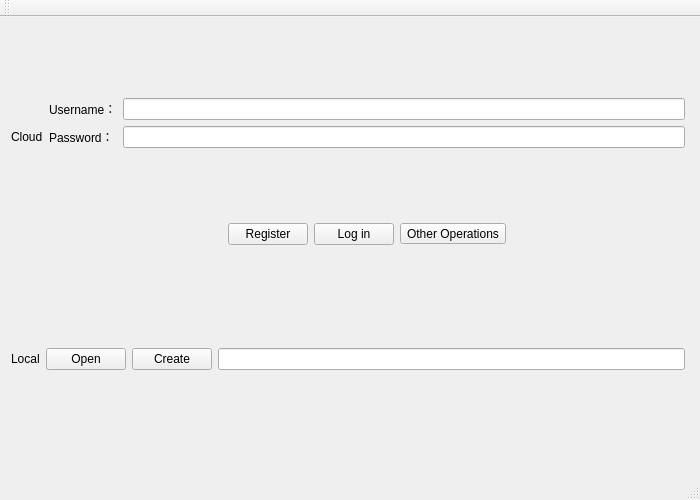
<?xml version="1.0" encoding="UTF-8"?>
<ui version="4.0">
 <class>MainWindow</class>
 <widget class="QMainWindow" name="MainWindow">
  <property name="geometry">
   <rect>
    <x>0</x>
    <y>0</y>
    <width>700</width>
    <height>500</height>
   </rect>
  </property>
  <property name="windowTitle">
   <string>MainWindow</string>
  </property>
  <widget class="QWidget" name="centralWidget">
   <layout class="QGridLayout" name="gridLayout_5">
    <item row="0" column="0">
     <layout class="QGridLayout" name="mainAreaLayout">
      <item row="0" column="0">
       <widget class="QWidget" name="CloudWidget" native="true">
        <layout class="QGridLayout" name="gridLayout_2">
         <property name="leftMargin">
          <number>0</number>
         </property>
         <property name="topMargin">
          <number>0</number>
         </property>
         <property name="rightMargin">
          <number>4</number>
         </property>
         <property name="bottomMargin">
          <number>0</number>
         </property>
         <item row="1" column="2">
          <layout class="QGridLayout" name="gridLayout_4">
           <item row="0" column="0">
            <widget class="QPushButton" name="regBtn">
             <property name="text">
              <string>Register</string>
             </property>
            </widget>
           </item>
           <item row="0" column="1">
            <widget class="QPushButton" name="logInBtn">
             <property name="text">
              <string>Log in</string>
             </property>
            </widget>
           </item>
           <item row="0" column="2">
            <widget class="QToolButton" name="otherOpBtn">
             <property name="text">
              <string>Other Operations</string>
             </property>
            </widget>
           </item>
          </layout>
         </item>
         <item row="1" column="1">
          <spacer name="horizontalSpacer">
           <property name="orientation">
            <enum>Qt::Horizontal</enum>
           </property>
           <property name="sizeHint" stdset="0">
            <size>
             <width>40</width>
             <height>20</height>
            </size>
           </property>
          </spacer>
         </item>
         <item row="0" column="1" colspan="3">
          <layout class="QFormLayout" name="formLayout">
           <property name="labelAlignment">
            <set>Qt::AlignLeading|Qt::AlignLeft|Qt::AlignVCenter</set>
           </property>
           <property name="formAlignment">
            <set>Qt::AlignLeading|Qt::AlignLeft|Qt::AlignVCenter</set>
           </property>
           <property name="topMargin">
            <number>0</number>
           </property>
           <item row="0" column="0">
            <widget class="QLabel" name="uNameLabel">
             <property name="text">
              <string>Username：</string>
             </property>
            </widget>
           </item>
           <item row="0" column="1">
            <widget class="QLineEdit" name="uNameIn"/>
           </item>
           <item row="1" column="0">
            <widget class="QLabel" name="passWdLabel">
             <property name="text">
              <string>Password：</string>
             </property>
            </widget>
           </item>
           <item row="1" column="1">
            <widget class="QLineEdit" name="passWdIn"/>
           </item>
          </layout>
         </item>
         <item row="0" column="0" rowspan="2">
          <widget class="QLabel" name="cloudLabel">
           <property name="text">
            <string>Cloud</string>
           </property>
          </widget>
         </item>
         <item row="1" column="3">
          <spacer name="horizontalSpacer_2">
           <property name="orientation">
            <enum>Qt::Horizontal</enum>
           </property>
           <property name="sizeHint" stdset="0">
            <size>
             <width>40</width>
             <height>20</height>
            </size>
           </property>
          </spacer>
         </item>
        </layout>
       </widget>
      </item>
      <item row="1" column="0">
       <widget class="QWidget" name="LocalWidget" native="true">
        <layout class="QGridLayout" name="gridLayout_3">
         <property name="leftMargin">
          <number>0</number>
         </property>
         <property name="topMargin">
          <number>0</number>
         </property>
         <property name="rightMargin">
          <number>4</number>
         </property>
         <property name="bottomMargin">
          <number>0</number>
         </property>
         <item row="0" column="0">
          <layout class="QHBoxLayout" name="horizontalLayout_2">
           <property name="topMargin">
            <number>0</number>
           </property>
           <item>
            <widget class="QLabel" name="localLabel">
             <property name="text">
              <string>Local</string>
             </property>
            </widget>
           </item>
           <item>
            <widget class="QPushButton" name="openBtn">
             <property name="text">
              <string>Open</string>
             </property>
            </widget>
           </item>
           <item>
            <widget class="QPushButton" name="createBtn">
             <property name="text">
              <string>Create</string>
             </property>
            </widget>
           </item>
           <item>
            <widget class="QLineEdit" name="fileNameIn"/>
           </item>
          </layout>
         </item>
        </layout>
       </widget>
      </item>
     </layout>
    </item>
   </layout>
  </widget>
  <widget class="QMenuBar" name="menuBar">
   <property name="geometry">
    <rect>
     <x>0</x>
     <y>0</y>
     <width>700</width>
     <height>27</height>
    </rect>
   </property>
  </widget>
  <widget class="QToolBar" name="mainToolBar">
   <attribute name="toolBarArea">
    <enum>TopToolBarArea</enum>
   </attribute>
   <attribute name="toolBarBreak">
    <bool>false</bool>
   </attribute>
  </widget>
  <widget class="QStatusBar" name="statusBar"/>
 </widget>
 <layoutdefault spacing="6" margin="11"/>
 <resources/>
 <connections/>
</ui>
